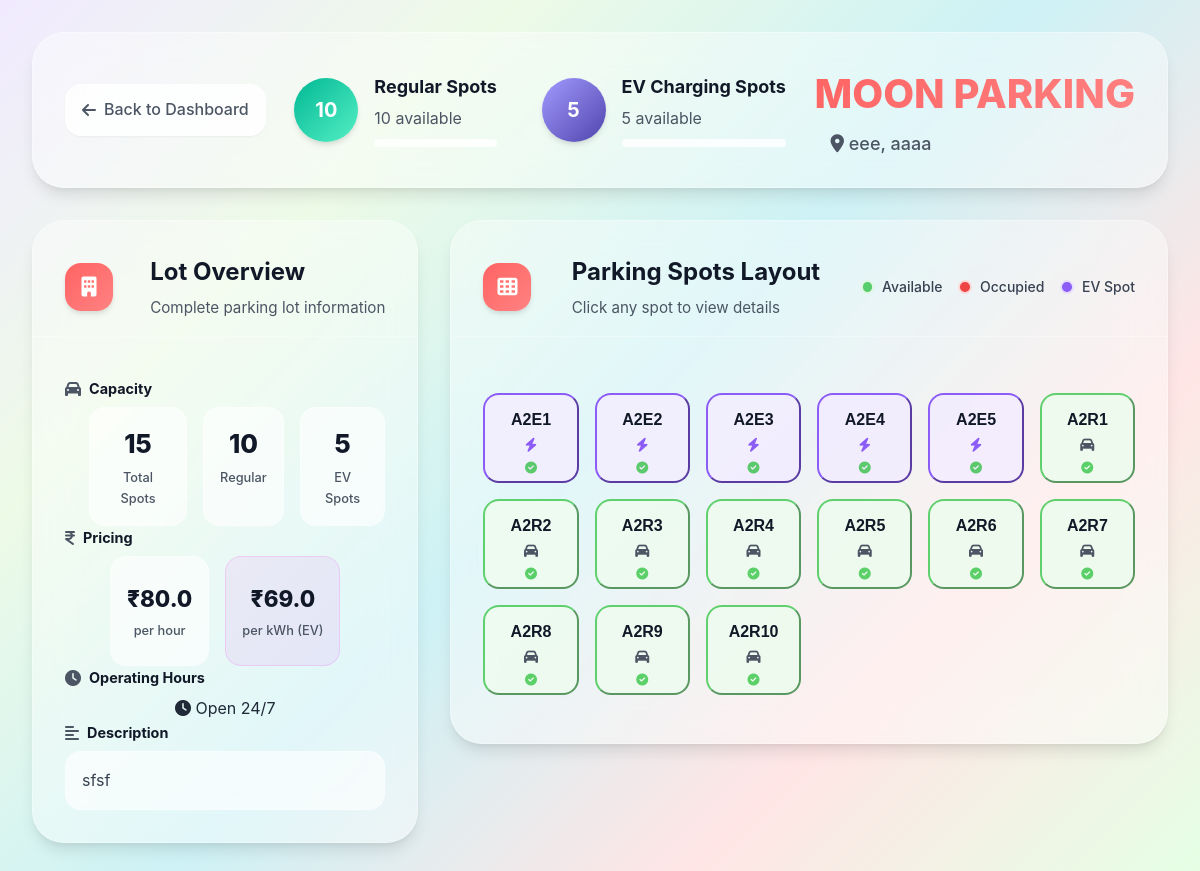
The app's page /view_details?lot_id=2 (signed in), older data.
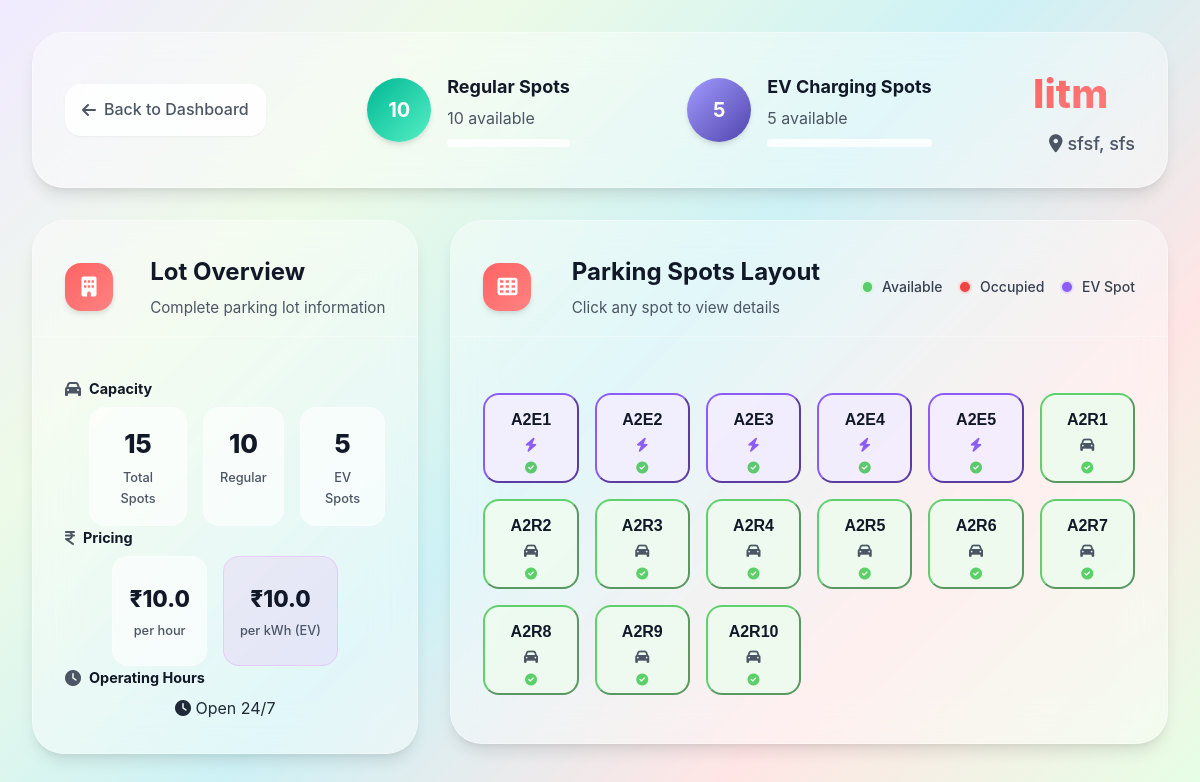
The same page, newer data.
### models/parking_lot.py (models this page shows, shortened)
class ParkingLot(db.Model):
    __tablename__ = 'parking_lots'
    id = db.Column(db.Integer, primary_key=True)
    name= db.Column(db.String(80), unique=True, nullable=False)
    address = db.Column(db.String(200), nullable=False)
    pincode = db.Column(db.String(10), nullable=False)
    hourly_rate = db.Column(db.Float, nullable=False)
    total_spots = db.Column(db.Integer, nullable=False)
    occupied_regular_spots = db.Column(db.Integer, default=0)
    occupied_ev_spots = db.Column(db.Integer, default=0)
    ev_spots = db.Column(db.Integer, default=0)
    ev_charging_rate = db.Column(db.Float, nullable=True)
    opening_time = db.Column(db.String(10), nullable=True)
    closing_time = db.Column(db.String(10), nullable=True)
    is_24_hours = db.Column(db.Boolean, default=False)
    description = db.Column(db.String(200), nullable=True)

### models/parking_spot.py (models this page shows, shortened)
class ParkingSpot(db.Model):
    __tablename__ = 'parking_spots'
    id=db.Column(db.Integer, primary_key=True)
    lot_id=db.Column(db.Integer, db.ForeignKey('parking_lots.id'), nullable=False)
    spot_number=db.Column(db.String(50), nullable=False)
    is_ev_spot=db.Column(db.Boolean, default=False)
    status=db.Column(db.String(50), default='available')

### routes/parking.py (the view)
@parking_bp.route('/view_details',methods=['POST','GET'])
@login_required
@admin_required
def view_details():
    lot_id=request.args.get('lot_id')
    spot_id=request.args.get('spot_id')
    spot=ParkingSpot.query.get(spot_id)
    booking=Booking.query.filter_by(spot_id=spot_id).first()
    end_time=None
    user=None
    vehicle=None
    if booking:
        user=User.query.get(booking.user_id)
        vehicle=Vehicle.query.get(booking.vehicle_id)
        end_time=booking.start_time + timedelta(hours=booking.duration)
    if request.method=='POST':
        lot_id=request.form.get('lot_id')
    lot=ParkingLot.query.get(lot_id)
    spots=ParkingSpot.query.filter_by(lot_id=lot_id)
    return render_template('parking_lot_details.html',lot=lot,spots=spots,spot=spot,user=user,vehicle=vehicle,end_time=end_time,booking=booking)

### Templates/parking_lot_details.html (shortened to what the changed rows need)
{%extends "base.html" %}
{%block style%}
<link rel="stylesheet" href="{{url_for('static',filename='css/parking_lot_details.css')}}">
<link rel="stylesheet" href="{{url_for('static',filename='css/modal.css')}}">
{%endblock%}
{% block content %}
    <div class="page-container" data-has-spot="{{ 'true' if spot else 'false'}}" data-is-booked="{{'true' if booking else 'false'}}">
        <div class="header-div bg">
            <div class="status-item">
                <div class="status-circle regular">
                    <div class="circle-content">
                        <span class="total-count">{{lot.total_spots}}</span>
                    </div>
                </div>
                <div class="status-info">
                    <h4>Regular Spots</h4>
                    <p>{{lot.total_spots - lot.occupied_regular_spots}} available</p>
                    <div class="occupancy-bar">
                    </div>
                </div>
            </div>
            {% if lot.ev_spots > 0 %}
                <div class="status-item">
                    <div class="status-circle ev">
                        <div class="circle-content">
                            <span class="total-count">{{lot.ev_spots}}</span>
                        </div>
                    </div>
                    <div class="status-info">
                        <h4>EV Charging Spots</h4>
                        <p>{{lot.ev_spots - lot.occupied_ev_spots}} available</p>
                        <div class="occupancy-bar">
                        </div>
                    </div>
                </div>
            {% endif %}
            <div class="page-title">
                <h1>{{lot.name}}</h1>
                <p class="page-p">
                    <i class="fas fa-map-marker-alt"></i>
                    {{lot.address}}, {{lot.pincode if lot.pincode else 'Not specified'}}
                </p>
            </div>
        </div>
        <div class="lot-info">
            <div class="lot-info-left-container">
                <div class="card-info bg ">
                    <div class="card-header">
                        <div class="header-text">
                            <h2>Lot Overview</h2>
                        </div>
                    </div>
                    <div class="card-content">
                        <div class="info-section">
                            <div class="capacity-stats">
                                <div class="capacity-item">
                                    <div class="capacity-number">{{lot.total_spots + lot.ev_spots}}</div>
                                    <div class="capacity-label">Total Spots</div>
                                </div>
                                <div class="capacity-item">
                                    <div class="capacity-number">{{lot.total_spots}}</div>
                                    <div class="capacity-label">Regular</div>
                                </div>
                                <div class="capacity-item">
                                    <div class="capacity-number">{{lot.ev_spots}}</div>
                                    <div class="capacity-label">EV Spots</div>
                                </div>
                            </div>
                        </div>
                        <div class="info-section">
                            <div class="pricing-stats">
                                <div class="pricing-item">
                                    <div class="price-amount">₹{{lot.hourly_rate}}</div>
                                    <div class="price-label">per hour</div>
                                </div>
                                {% if lot.ev_spots > 0 %}
                                <div class="pricing-item ev-pricing">
                                    <div class="price-amount">₹{{lot.ev_charging_rate}}</div>
                                    <div class="price-label">per kWh (EV)</div>
                                </div>
                                {% endif %}
                            </div>
                        </div>
                        {% if lot.description %}
                        <div class="info-section">
                            <h3><i class="fas fa-align-left"></i> Description</h3>
                            <p class="description-text">{{lot.description}}</p>
                        </div>
                        {% endif %}
                    </div>
                </div>
            </div>
            <div class="lot-info-right-container">
                <div class="spots-card bg">
                    <div class="card-header">
                        <div class="header-text">
                            <h2>Parking Spots Layout</h2>
                        </div>
                    </div>
                    <div class="card-content">
                        <div class="spot">
                            {% for spot in spots %}
                            <form action="{{url_for('parking.spot_details')}}" method="POST" class="spot-form">
                                <button type="submit" class="spot-box
                                    {% if spot.status == 'occupied' %}occupied{% else %}available{% endif %}
                                    {% if spot.is_ev_spot %}ev{% endif %}">
                                    <div class="spot-number">{{spot.spot_number}}</div>
                                    <div class="spot-type">
                                        {% if spot.is_ev_spot %}
                                            <i class="fas fa-bolt"></i>
                                        {% else %}
                                            <i class="fas fa-car"></i>
                                        {% endif %}
                                    </div>
                                    <div class="spot-status">
                                        {% if spot.status == 'occupied' %}
                                           <i class="fa-solid fa-square-parking"></i>
                                        {% else %}
                                            <i class="fas fa-check-circle"></i>
                                        {% endif %}
                                    </div>
                                </button>
                            </form>
                            {% endfor %}
                        </div>
                    </div>
                </div>
            </div>
        </div>
    </div>
{%endblock %}

Row changes from the older to the newer data that the page shows:
changed ParkingLot "sfsf": name "MOON PARKING" → "Iitm"; address "eee" → "sfsf"; pincode "aaaa" → "sfs"; hourly_rate "80.0" → "10.0"; ev_charging_rate "69.0" → "10.0"; description "sfsf" → (not shown)
Text that changed along with them:
text no longer shown: "Description"
